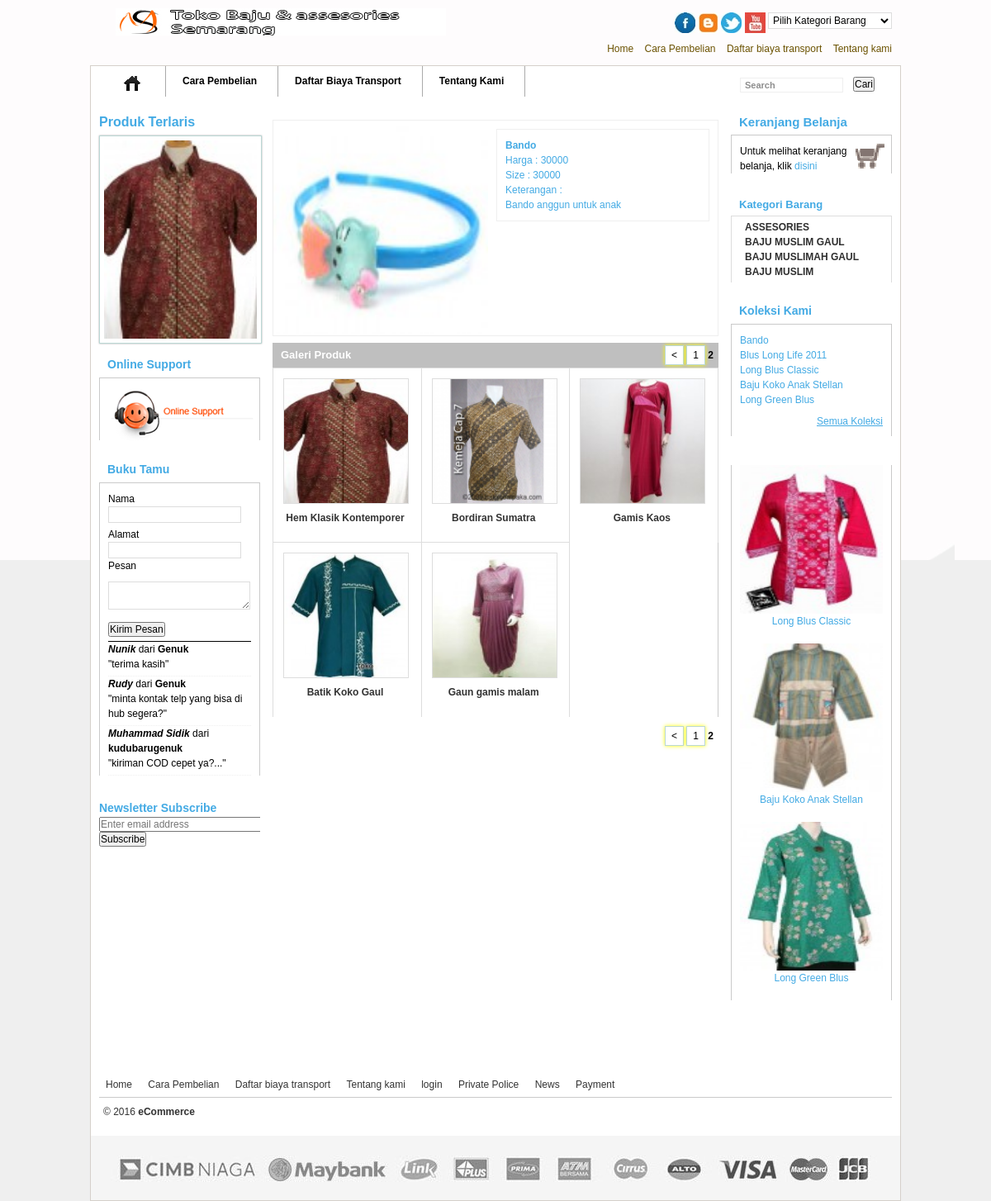
Page /main/index/ecommerce/9 on the committed database.
### tables this page shows
CREATE TABLE `barang` (
  `kd_brg` int(11) NOT NULL,
  `kd_ktgr` char(6) NOT NULL,
  `nm_brg` varchar(50) NOT NULL,
  `bahan` varchar(25) NOT NULL,
  `ukuran` varchar(4) NOT NULL,
  `harga` double NOT NULL,
  `stok` int(5) NOT NULL,
  `nama_field` varchar(100) NOT NULL,
  `keterangan` text NOT NULL
);

CREATE TABLE `tamu` (
  `id_tamu` int(11) NOT NULL,
  `nama` varchar(50) NOT NULL,
  `alamat` varchar(100) NOT NULL,
  `komentar` text NOT NULL,
  `tampil` tinyint(1) NOT NULL
);

CREATE TABLE `kategori` (
  `kd_ktgr` int(11) NOT NULL,
  `nm_ktgr` varchar(50) NOT NULL
);

### application/controllers/main.php (called while the page is built, shortened)
<?php if ( ! defined('BASEPATH')) exit('No direct script access allowed');
class Main extends CI_Controller {
	function __construct()
	{
		$this->load->model(array('barang_m'));
		$this->load->library(array('pagination'));
		$this->load->helper(array('html','global'));
	}
	function index()
	{
		$data['title'] = 'Gallery Barang';
		$data['base_url'] = base_url().'main/index/ecommerce';
		$data['total_rows'] = $this->db->count_all('barang');
		$data['per_page'] = 9;
		$data['browse_slide'] = $this->barang_m->getSlide();
		$data['browse_thumbs'] = $this->barang_m->getThumbs($data['per_page'],$this->uri->segment(4,0));
		$data['main'] = 'home_v';
		$this->load->view('main_v', $data);
	}
}
?>

### index.php (called while the page is built, shortened)
<?php
require_once BASEPATH.'core/CodeIgniter'.EXT;

### application/models/barang_m.php (called while the page is built, shortened)
<?php
	Class Barang_m extends CI_Model{
		function getSlide(){
			$data = array();
			$sql = "SELECT * FROM barang WHERE nama_field <> '' ORDER BY kd_brg DESC
					LIMIT 5";
			$hasil = $this->db->query($sql);
			if($hasil->num_rows() > 0){
				$data = $hasil->result();
			}
			return $data;
		}
		function getThumbs($limit1='',$limit2=''){
			$data = array();
			$sql = "SELECT * FROM barang WHERE nama_field <> '' ORDER BY kd_brg DESC LIMIT ".$limit2;
			if($limit1){
				$sql .= ",".$limit1;
			}
			$hasil = $this->db->query($sql);
			if($hasil->num_rows() > 0){
				$data = $hasil->result();
			}
			return $data;
		}
	}
?>

### application/views/home_v.php (the view, shortened to what this page needs)
<div class="top-callout"></div>
<div id="top_banner">
	<div style="" id="divSimpleSlider">
		<?php foreach($browse_slide as $bt){ ?>
			<a style="position: absolute; top: 0px; left: 0px; display: none; z-index: 2; opacity: 0;"
				href="<?php echo base_url().'barang/detail/ecommerce/'.$bt->kd_brg.'/'.$bt->nm_brg?>">
				<img src="<?php echo base_url()?>asset/images/barang/thumbs/<?php echo $bt->nama_field?>" alt="">
				<div class="description">
					<?php
						echo '<b>'.$bt->nm_brg.'</b><br />';
						echo "Harga : ".$bt->harga.'<br />';
						echo "Size : ".$bt->harga.'<br />';
						echo "Keterangan : <br />".character_limiter($bt->keterangan,250).'<br />';
					?>
				</div>
			</a>
		<?php } ?>
	  </div>
      <div id="divSimpleSliderRotate" style="position:absolute; z-index:9999;right:5px;bottom:5px;">
	  </div>
</div>
<div class="bottom-callout"></div>
<?php echo '<div class="pagination">'.$this->pagination->create_links().'</div>'?>
<div class="box best-selling">
	<h3>Galeri Produk</h3>
			<table border="0" cellspacing="0">
			<tbody>
				<tr class="odd">
				<?php $x=1; foreach($browse_thumbs as $bth){?>
				<td>
					<?php
						$arr_img = array(
							'src' => 'asset/images/barang/thumbs/'.$bth->nama_field
						);
						echo anchor('barang/detail/ecommerce/'.$bth->kd_brg.'/'.$bth->nm_brg, img($arr_img));
						echo '<div class="product-description"><h5>'.anchor('barang/detail/ecommerce/'.$bth->kd_brg,$bth->nm_brg).'</h5>';
						echo '</div>';
					?>
				</td>
				<?php
					$j= $x++;
					if($j % 3 == 0) echo "<tr class='odd'>";
					}
				?>
				</tr>
			</tbody>
			</table>
    <div class="bottom-callout"></div>
	<?php echo '<div class="pagination">'.$this->pagination->create_links().'</div>'?>
</div>

### application/views/terlaris_v.php
<?php
	$sql_dpesan = "SELECT kd_brg, (SELECT COUNT(kd_brg) FROM dpesan WHERE kd_brg = dp.kd_brg)jum FROM dpesan dp ORDER BY jum DESC LIMIT 1";
	$que_dpesan = mysql_query($sql_dpesan);
	$dp = mysql_fetch_array($que_dpesan);
	$dkd_brg = $dp['kd_brg'];
	$sql_laris = "SELECT kd_brg, nm_brg, nama_field FROM barang
			WHERE kd_brg = ".$dkd_brg."
			ORDER BY kd_brg DESC LIMIT 1";
	$que_barang = mysql_query($sql_laris);
	if($que_barang){
		$dl = mysql_fetch_array($que_barang);
		$arimg = array(
			'src' => 'asset/images/barang/thumbs/'.$dl['nama_field'],
			'class' => 'gb-laris',
			'title' => 'Barang Terlaris'
		);
		echo anchor('barang/detail/ecommerce/'.$dl['kd_brg'],img($arimg));
	}else{
		echo 'Belum ada barang terlaris';
	}
?>

### application/views/bukutamu_v.php (shortened to what this page needs)
<head>
</head>
    <div class="block-title">
        <h3>Buku Tamu</h3>
    </div>
	<?php
		echo $this->pquery->form_remote_tag(array(
		'url'=>site_url('tamu/save'),
		'update'=>'#bukutamu',
		'id'=>'form',
		'type'=>'post'));
	?>
        <fieldset class="block-content">
		<div class="input-box">
			Nama<br/><input type="text" class="input-text" name="nama"><br />
		</div>
		<div class="input-box">
			Alamat<br/><input type="text" class="input-text" name="alamat"><br />
			Pesan<textarea name="komentar" class='textarea_guest' cols="5"></textarea>
		</div>
		<?php
			echo form_submit('simpan','Kirim Pesan');
			echo form_close();
		?>
	<div class="list-guest">
		<?php
			$sql_guest = "SELECT * FROM tamu WHERE tampil <> 5 ORDER BY id_tamu DESC LIMIT 5";
			$que_guest = mysql_query($sql_guest);
			while($dg = mysql_fetch_array($que_guest)):
				echo '<b><i>'.$dg['nama'].'</i></b> dari ';
				echo '<b>'.$dg['alamat'].'</b><br />';
				echo '&quot;'.$dg['komentar'].'&quot;'.'<br />
					<div style="margin-top:5px;border-top:1px dotted #efefef"></div>';
			endwhile;
		?>
	</div>
<div class="block-bottom"></div>

### application/views/menukategori_v.php
<?php
	echo '<ul id="theMenu_acc">';
	$query = mysql_query("SELECT * FROM kategori ORDER BY kd_ktgr DESC");
	while($d = mysql_fetch_array($query)):
		echo '<li class="first">'.anchor('barang/perkategori/'.$d['kd_ktgr'].'/'.$d['nm_ktgr'],$d['nm_ktgr'],'class="main-cate"').'</li>';
	endwhile;
	echo '</ul>';
?>

### application/views/linkkoleksi_v.php
<div class="block-title">
	<h3>Koleksi Kami</h3>
</div>
<div class="block-content">
	<ul>
	<?php
		$sql_koleksi = "SELECT kd_brg, nm_brg FROM barang ORDER BY kd_brg DESC LIMIT 5";
		$que_koleksi = mysql_query($sql_koleksi);
		while($d = mysql_fetch_array($que_koleksi)):
			echo '<ol>'.anchor('barang/detail/ecommerce/'.$d['kd_brg'],$d['nm_brg']).'</ol>';
		endwhile;
	?>
	</ul>
	<div class="actions">
		<a href="" rel="nofollow">Semua Koleksi</a>
	</div>
</div>
<div class="block-bottom"></div>

### application/views/laris_v.php
<?php
	$sql_laris = "SELECT kd_brg, nm_brg, nama_field FROM barang ";
		$sql_laris .= " WHERE kd_brg IN (SELECT kd_brg FROM dpesan)";
		$sql_laris .= " ORDER BY kd_brg DESC LIMIT 0,3";
	$que_barang = mysql_query($sql_laris);
?>
<div class="block-top"></div>
    <div class="block-content">
	<?php
		while($dl = mysql_fetch_array($que_barang)):
			$arimg = array(
				'src' => 'asset/images/barang/thumbs/'.$dl['nama_field'],
				'title' => 'Barang Laris'
			);
			echo anchor('barang/detail/ecommerce/'.$dl['kd_brg'],img($arimg));
			echo anchor('barang/detail/ecommerce/'.$dl['kd_brg'],$dl['nm_brg']);
			echo '<br />';
			echo '<br />';
		endwhile;
	?>
    </div>
<div class="block-bottom"></div>

### asset/images/theme/easybanner.css (style rules this page uses)
#divSimpleSliderRotate { position:absolute; bottom:10px; right:20px; z-index:99;font-weight:bold;height:25px; }

### asset/css/smartmenu.css (style rules this page uses)
#theMenu_acc li a { clear: both; padding-bottom: 0px; padding-top: 2px; padding-left: 12px; }
a.main-cate, a:hover.main-cate { color:#2F2F2F; font-size:12px; font-weight:bold; text-decoration:none; text-transform:uppercase; }
.block-bottom { background:#fff url(../images/bottom-block.gif) no-repeat top;width:195px;height:14px; }

### asset/css/style.css (style rules this page uses)
ul.menu a { display:block; color:#000; text-decoration:none;line-height:normal; }
ul.menu img { display:block; color:#000; text-decoration:none;line-height:37px; }
ul.menu li.level0 a { border-right:1px solid #aaa;line-height:37px; font-weight:bold; background:none;padding:0 25px 0 20px;font-size:12px; }
ul.menu li.level0 a:hover, ul.menu .parent a { background:#fff url(../../images/bg_menu_hover.gif) repeat-x;font-size:12px;font-weight:bold; }
ul.menu a { font-size:12px;font-weight:bold; }
ul.menu li.active a { font-size:12px;font-weight:bold; background:#eeeeee url(../../images/menu_effect/bg-menu-active.gif) repeat-x 16px ; color: #FFFFFF; }
.nav-container .bg-home a { padding:11px 30px 7px 30px;border-right:solid 1px #AAAAAA; cursor:pointer; }
.nav-container .bg-home a { background: url(../../images/bg-home-notactive.gif) no-repeat; }
ul.menu li.active a.active-bghome { background: url(../../images/bg-home-menu-active.gif) no-repeat ; }

### asset/css/print.css (style rules this page uses)
* { background:none !important; text-align:left !important; }
html { margin:0 !important; padding:0 !important; }
body { background:#fff !important; font-size:9pt !important; padding:0 !important; margin:10px !important; }
a { color:#2976c9 !important; }
th,td { color:#2f2f2f !important; border-color:#ccc !important; }
.header-container, .nav-container, .footer-container, .pager, .toolbar, .actions, .buttons-set { display:none !important; }

### application/views/bukutamu_v.php (style rules this page uses)
.textarea_guest { width:172px; }

### rows in the picture
barang: kd_brg+nama_field (picture), kd_brg+nm_brg+nama_field (picture), kd_brg+nm_brg "Hem Klasik Kontemporer"
tamu: nama "Nunik", alamat "Genuk", komentar "terima kasih"
tamu: nama "Rudy", alamat "Genuk", komentar "minta kontak telp yang bisa di hub segera?"
tamu: nama "Muhammad Sidik", alamat "kudubarugenuk", komentar "kiriman COD cepet ya?..."
barang: nama_field (picture), nm_brg "Bando", harga "30000", keterangan "Bando anggun untuk anak", kd_brg+nm_brg "Bando"
barang: kd_brg+nm_brg+nama_field (picture), kd_brg+nm_brg "Bordiran Sumatra"
barang: kd_brg+nm_brg+nama_field (picture), kd_brg+nm_brg "Gamis Kaos"
barang: kd_brg+nm_brg+nama_field (picture), kd_brg+nm_brg "Batik Koko Gaul"
barang: kd_brg+nm_brg+nama_field (picture), kd_brg+nm_brg "Gaun gamis malam"
kategori: kd_ktgr+nm_ktgr "ASSESORIES"
kategori: kd_ktgr+nm_ktgr "BAJU MUSLIM GAUL"
kategori: kd_ktgr+nm_ktgr "BAJU MUSLIMAH GAUL"
kategori: kd_ktgr+nm_ktgr "BAJU MUSLIM"
barang: kd_brg+nm_brg "Blus Long Life 2011"
barang: kd_brg+nm_brg "Long Blus Classic", kd_brg+nama_field (picture)
barang: kd_brg+nm_brg "Baju Koko Anak Stellan", kd_brg+nama_field (picture)
barang: kd_brg+nm_brg "Long Green Blus", kd_brg+nama_field (picture)

### other values in the picture
anchor(base_url(),'Home') "Home"
anchor('barang/carabeli','Cara Pembelian') "Cara Pembelian"
anchor('biaya_kirim','Daftar biaya transport') "Daftar biaya transport"
anchor('perusahaan/about_us','Tentang kami') "Tentang kami"
anchor("barang/carabeli","<span>Cara Pembelian</span>") "Cara Pembelian"
anchor("biaya_kirim","<span>Daftar Biaya Transport</span>") "Daftar Biaya Transport"
anchor("perusahaan/about_us","<span>Tentang Kami</span>") "Tentang Kami"
$this->pagination->create_links() "< 1 2"
anchor('pesan/browse','disini') "disini"
anchor(base_url().'admin','login') "login"
anchor('police/police','Private Police') "Private Police"
anchor('barang/carabeli','News') "News"
anchor('payment/payment','Payment') "Payment"
